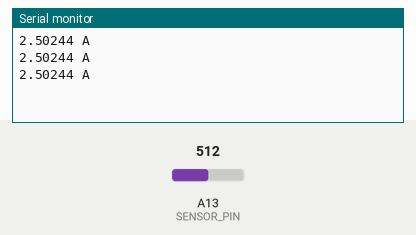
Recording of a sketch running on a simulated Arduino Mega 2560, built with avr-gcc and run on an emulated ATmega2560. Parts: the last lines printed to the serial monitor. Inputs (shaded band) come from the test bench; at power-on: A13 (SENSOR_PIN) = 512.

Above: at 1.3 s.
1.4 s: A13 (SENSOR_PIN) set to 716
At 1.9 s:
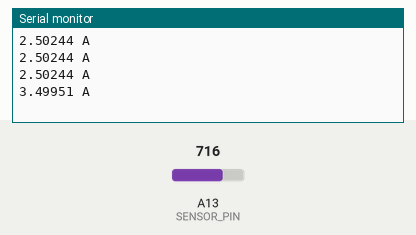
2.9 s: A13 (SENSOR_PIN) set to 900
At 3.4 s:
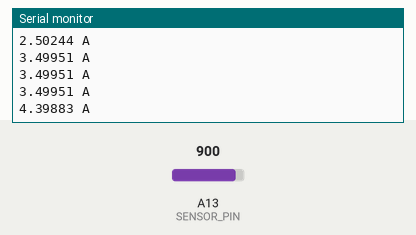
Timing chart, 0 to 5.9 s (numbered marks = the images above; inputs shaded):
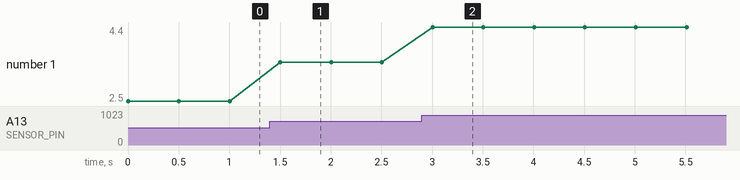

The sketch:

current_sensor.ino
```cpp
// (licence header left out)
// Constants
const int SENSOR_PIN = A13;  // Input pin for measuring Vout
const float RS = 0.1;          // Shunt resistor value (in ohms)
const int VOLTAGE_REF = 5;  // Reference voltage for analog read

// Global Variables
float sensorValue;   // Variable to store value from analog read
float current;       // Calculated current value

void setup() {

  // Initialize serial monitor
  Serial.begin(9600);

}

void loop() {

  // Read a value from the INA169 board
  sensorValue = analogRead(SENSOR_PIN);

  // Remap the ADC value into a voltage number (5V reference)
  sensorValue = (sensorValue * VOLTAGE_REF) / 1023;

  // Follow the equation given by the INA169 datasheet to
  // determine the current flowing through RS. Assume RL = 10k
  // Is = (Vout x 1k) / (RS x RL)
  current = sensorValue / (10 * RS);

  // Output value (in amps) to the serial monitor to 3 decimal
  // places
  Serial.print(current, 5);
  Serial.println(" A");

  // Delay program for a few milliseconds
  delay(500);

}
```

Measured:
- after the input at 1.4 s, the serial monitor: prints a new line after 0.10 s (image 1)
- after the input at 2.9 s, the serial monitor: prints a new line after 0.11 s (image 2)
- plotted number 1: 2.5 → 3.5 after the input at 1.4 s, 3.5 → 4.4 after the input at 2.9 s
